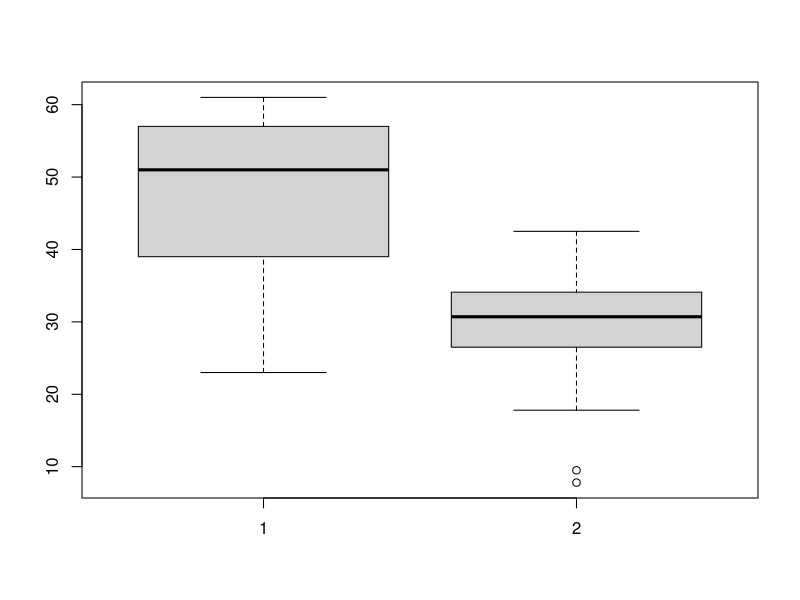
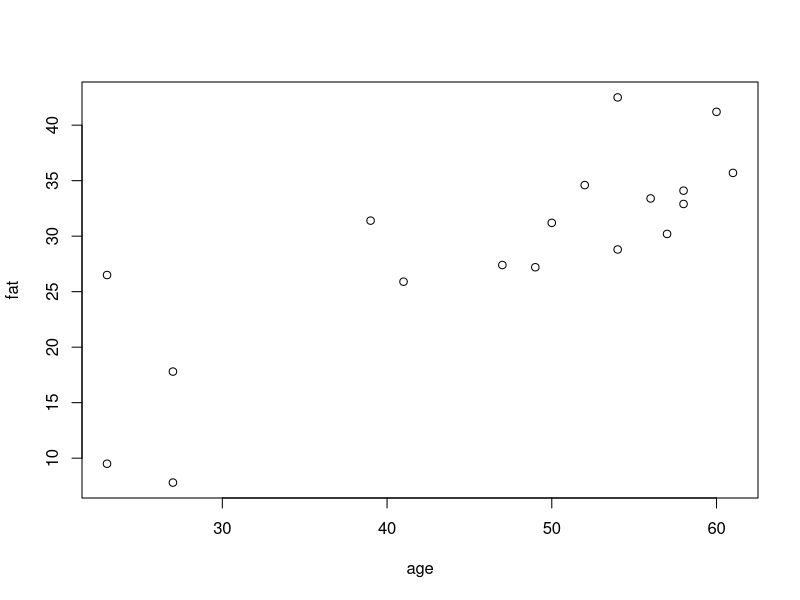
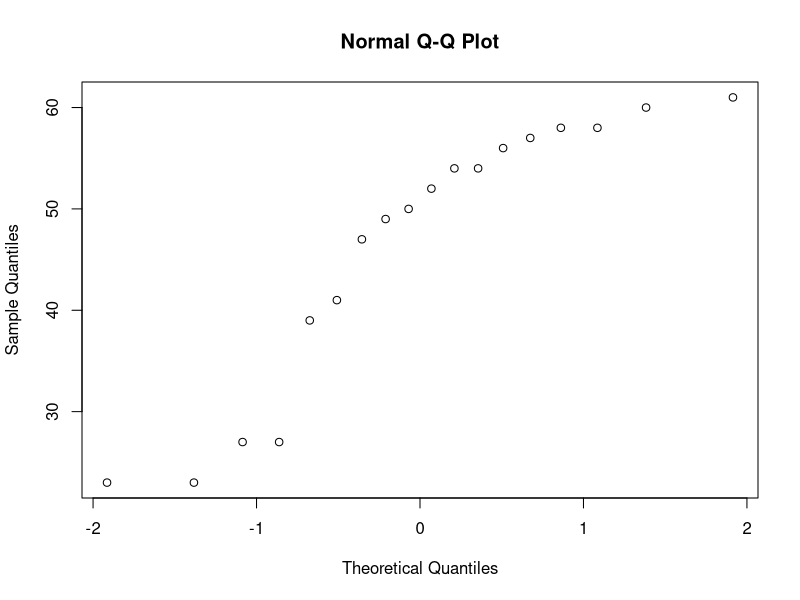

Write the R code that produced these figures, in order.
age <- c(23,23,27,27,39,41,47,49,50,52,54,54,56,57,58,58,60,61)
fat <- c(9.5,26.5,7.8,17.8,31.4,25.9,27.4,27.2,31.2,34.6,42.5,28.8,33.4,30.2,34.1,32.9,41.2,35.7)

mean(age)
median(age)
sd(age)

boxplot(age,fat)

plot(age,fat)

qqnorm(age)
